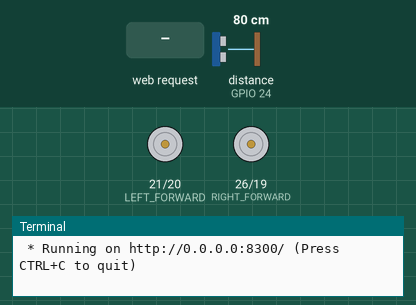
The program below on a simulated Raspberry Pi (BCM pin numbers). Parts: motor-driver pin pairs drawn as motors (green arrow = first pin HIGH = forward, orange = second pin HIGH = backward, longer = more drive, scaled by the enable pin), the last lines printed to the terminal. The inputs (shaded band) are chosen by the test bench; at power-on: distance to the obstacle (sensor on GPIO 24) 80 cm. The echo pulse lasts 58.3 µs per cm; the camera gives no picture and a still takes 0.5 s; the clock reads 2024-03-15 10:24:30 at power-on unless the program sets it.

Above: at 1.2 s.
1.3 s: HTTP request for /F received
At 3.0 s:
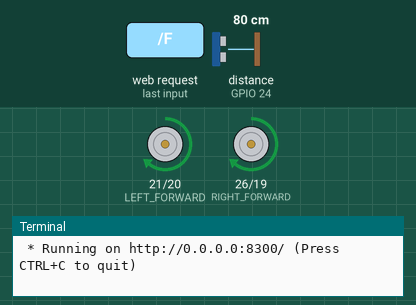
3.8 s: HTTP request for /L received
At 6.0 s:
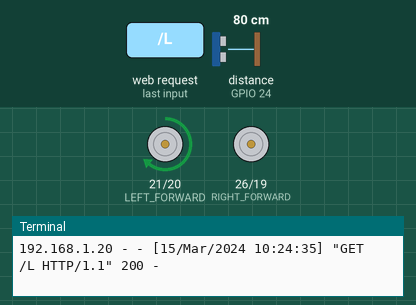
6.3 s: HTTP request for /R received
At 8.0 s:
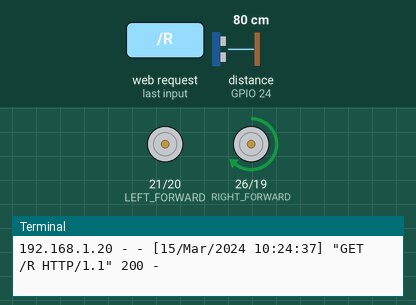
8.8 s: HTTP request for /show received
At 10.2 s:
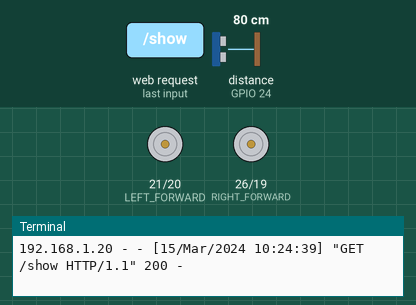
Timing chart, 0 to 11.8 s (numbered marks = the images above; inputs shaded):
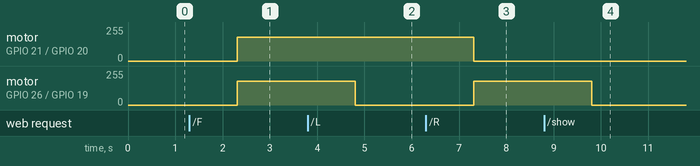

Measured:
- after the input at 1.3 s, motor on GPIO 21 (LEFT_FORWARD) / GPIO 20 (LEFT_BACKWARD), motor on GPIO 26 (RIGHT_FORWARD) / GPIO 19 (RIGHT_BACKWARD): stopped → forward 179/255 after 1.0 s
- after the input at 3.8 s, motor on GPIO 26 (RIGHT_FORWARD) / GPIO 19 (RIGHT_BACKWARD): forward 179/255 → stopped after 1.0 s
- after the input at 6.3 s, motor on GPIO 21 (LEFT_FORWARD) / GPIO 20 (LEFT_BACKWARD): forward 179/255 → stopped after 1.0 s; motor on GPIO 26 (RIGHT_FORWARD) / GPIO 19 (RIGHT_BACKWARD): stopped → forward 179/255 after 1.0 s
- after the input at 8.8 s, motor on GPIO 26 (RIGHT_FORWARD) / GPIO 19 (RIGHT_BACKWARD): forward 179/255 → stopped after 1.0 s

The program:

440VideoCarControl.py
```python
# Remote Car Control with Video Streaming by Flask web service
# Jonathan Suh www.creapple.com

#Import GPIO, time library
from flask import Flask, render_template, request, Response
import RPi.GPIO as GPIO
import time
import io
import threading
import picamera

class Camera:
    thread = None  # background thread that reads frames from camera
    frame = None  # current frame is stored here by background thread
    start_time = 0  # time of last client access to the camera

    def getStreaming(self):
        Camera.start_time = time.time()
        #self.initialize()
        if Camera.thread is None:
            # start background frame thread
            Camera.thread = threading.Thread(target=self.streaming)
            Camera.thread.start()

            # wait until frames start to be available
            while self.frame is None:
                time.sleep(0)
        return self.frame

    @classmethod
    def streaming(c):
        with picamera.PiCamera() as camera:
            # camera setup
            camera.resolution = (320, 240)
            camera.hflip = True
            camera.vflip = True

            # let camera warm up
            camera.start_preview()
            time.sleep(2)

            stream = io.BytesIO()
            for f in camera.capture_continuous(stream, 'jpeg',
                                                 use_video_port=True):
                # store frame
                stream.seek(0)
                c.frame = stream.read()

                # reset stream for next frame
                stream.seek(0)
                stream.truncate()

                # if there hasn't been any clients asking for frames in
                # the last 10 seconds stop the thread
                if time.time() - c.start_time > 10:
                    break
        c.thread = None

app = Flask(__name__)

#Set GPIO BCM(Broadcom SoC) pin number
GPIO.setmode(GPIO.BCM)

TRIG = 23
ECHO = 24

GPIO.setup(TRIG,GPIO.OUT)
GPIO.setup(ECHO,GPIO.IN)

RIGHT_FORWARD = 26
RIGHT_BACKWARD = 19
RIGHT_PWM = 13
LEFT_FORWARD = 21
LEFT_BACKWARD = 20
LEFT_PWM = 16

GPIO.setup(RIGHT_FORWARD,GPIO.OUT)
GPIO.setup(RIGHT_BACKWARD,GPIO.OUT)
GPIO.setup(RIGHT_PWM,GPIO.OUT)
GPIO.output(RIGHT_PWM, 0)
RIGHT_MOTOR = GPIO.PWM(RIGHT_PWM, 100)
RIGHT_MOTOR.start(0)
RIGHT_MOTOR.ChangeDutyCycle(0)

GPIO.setup(LEFT_FORWARD,GPIO.OUT)
GPIO.setup(LEFT_BACKWARD,GPIO.OUT)
GPIO.setup(LEFT_PWM,GPIO.OUT)
GPIO.output(LEFT_PWM, 0)
LEFT_MOTOR = GPIO.PWM(LEFT_PWM, 100)
LEFT_MOTOR.start(0)
LEFT_MOTOR.ChangeDutyCycle(0)

#Get distance from HC-SR04
def getDistance():
  GPIO.output(TRIG, GPIO.LOW)
  time.sleep(1)

  GPIO.output(TRIG, GPIO.HIGH)
  time.sleep(0.00001)
  GPIO.output(TRIG, GPIO.LOW)

  #When the ECHO is LOW, get the purse start time
  while GPIO.input(ECHO)==0:
    pulse_start = time.time()

  #When the ECHO is HIGN, get the purse end time
  while GPIO.input(ECHO)==1:
    pulse_end = time.time()

  #Get pulse duration time
  pulse_duration = pulse_end - pulse_start
  #Multiply pulse duration by 17150 to get distance and round
  distance = pulse_duration * 17150
  distance = round(distance, 2)

  return distance

#Right Motor Control
def rightMotor(forward, backward, pwm):
  GPIO.output(RIGHT_FORWARD,forward)
  GPIO.output(RIGHT_BACKWARD,backward)
  RIGHT_MOTOR.ChangeDutyCycle(pwm)

#Left Motor Control
def leftMotor(forward, backward, pwm):
  GPIO.output(LEFT_FORWARD,forward)
  GPIO.output(LEFT_BACKWARD,backward)
  LEFT_MOTOR.ChangeDutyCycle(pwm)

#Forward Car
def forward():
    rightMotor(1, 0, 70)
    leftMotor(1, 0, 70)
    time.sleep(1)

#Left Car
def left():
    rightMotor(0, 0, 0)
    leftMotor(1, 0, 70)
    time.sleep(0.3)

#Right Car
def right():
    rightMotor(1, 0, 70)
    leftMotor(0, 0, 0)
    time.sleep(0.3)

#Stop Car
def stop():
    rightMotor(0, 0, 0)
    leftMotor(0, 0, 0)

@app.route("/<command>")
def action(command):
    distance_value = getDistance()
    if command == "F":
        forward()
        message = "Moving Foward"
    elif command == "L":
        left()
        message = "Turn Left"
    elif command == "R":
        right()
        message = "Turn Right"
    else:
        stop()
        message = "Unknown Command [" + command + "] "

    msg = {
        'message' : message,
        'distance': str(distance_value)
    }

    return render_template('video.html', **msg)

def show(camera):
    """Video streaming generator function."""
    while True:
        frame = camera.getStreaming()
        yield (b'--frame\r\n'
               b'Content-Type: image/jpeg\r\n\r\n' + frame + b'\r\n')


@app.route('/show')
def showVideo():
    """Video streaming route. Put this in the src attribute of an img tag."""
    return Response(show(Camera()),
                    mimetype='multipart/x-mixed-replace; boundary=frame')

if __name__ == "__main__":
    try:
        app.run(host='0.0.0.0', port=8300, debug=True, threaded=True)
    except KeyboardInterrupt:
        print ("Terminate program by Keyboard Interrupt")
        GPIO.cleanup()
```
